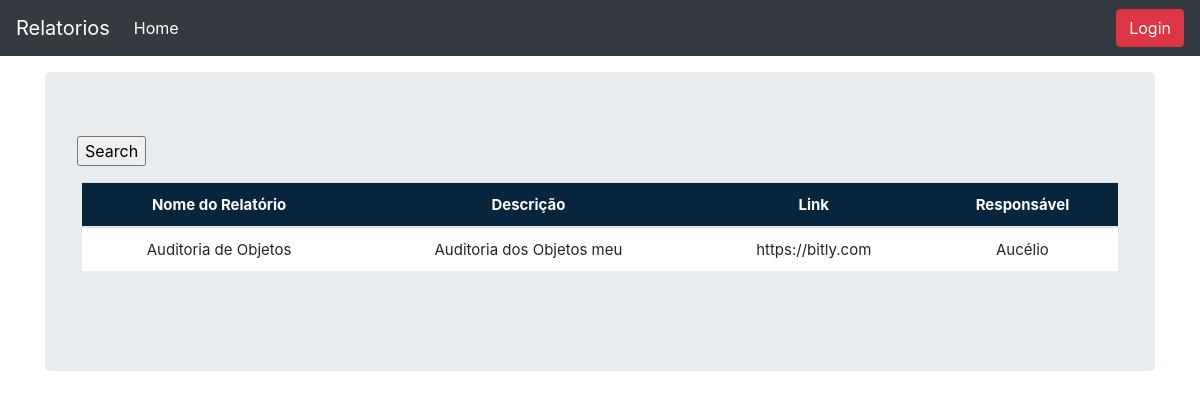
The page /stock_details/2/ on the database its author committed.
### stockmgmt/models.py (models this page shows, shortened)
class Stock(models.Model):
	tipo_relatorio = models.ForeignKey(Tipo_relatorio, on_delete=models.CASCADE, blank=True)
	descricao = models.CharField( max_length=140, blank=True, null=True )
	nome_relatorio = models.CharField(max_length=140, blank=True, null=True)
	link = models.URLField( max_length=50, blank=True, null=True )
	sob_supervisao = models.CharField( max_length=50, blank=True, null=True)
	reportar_erro = models.IntegerField(default='0', blank=False, null=True)

### stockmgmt/views.py (the view)
# urls.py: path('stock_details/<str:pk>/', views.stock_details, name='stock_details'),
def stock_details(request, pk):
	queryset = Stock.objects.get(id=pk)
	context = {"title": queryset.nome_relatorio,
			   "queryset": queryset,
			   }
	return render(request, 'stock_details.html', context)

### stockmgmt/templates/stock_details.html (shortened to what this page needs)
{% load static %}
{% load crispy_forms_tags %}
<html lang="en">
<link href="{% static 'css/stylesheet.css' %}" rel="stylesheet">
<head>
</head>
<body>
</body>
</html>
<!doctype html>
<html lang="en">
  <head>
<link href="{% static 'css/stylesheet.css' %}" rel="stylesheet">
<link href="{% static 'css/bootstrap.min.css' %}" rel="stylesheet">
    <link href="{% static 'css/navbar-top-fixed.css' %}" rel="stylesheet">
  </head>
  <body>
{% include 'navbar.html' %}
<main role="main" class="container">
  <div class="jumbotron">
        <form method='POST' action=''>{% csrf_token %}
                <input type="submit" value='Search'/>
        </form>
      <div class="display_table">
         <table class='table'>
            <thead>
              <tr>
                <th>Nome do Relatório</th>
                <th>Descrição</th>
                <th>Link</th>
                <th>Responsável</th>
              </tr>
              <tr>
                <td>{{queryset.nome_relatorio}}</td>
                <td>{{queryset.descricao}}</td>
                <td>{{queryset.link}}</td>
                <td>{{queryset.sob_supervisao}}</td>
              </tr>
         </table>
      </div>
  </div>
</main>
      </body>
</html>

### stockmgmt/static/css/stylesheet.css (style rules this page uses)
body { background:#ffef96 }
.table { font-size: 15px; text-align: center; width: 95%; margin: auto; text-align: center; }
.table tr:nth-child(odd) { background: rgb(242 249 249 / 50%) }
.table tr:nth-child(even) { background: #ffffff }
th { background-color: #08253e; color: white; }
.display_table { border-bottom-right-radius: 20px; padding-left: 5px; padding-right: 5px; padding-bottom: 20px; }

### stockmgmt/static/css/navbar-top-fixed.css (style rules this page uses)
body { min-height: 75rem; padding-top: 4.5rem; }

### rows shown on the page
Stock: nome_relatorio "Auditoria de Objetos", descricao "Auditoria dos Objetos meu", link "https://bitly.com", sob_supervisao "Aucélio"
